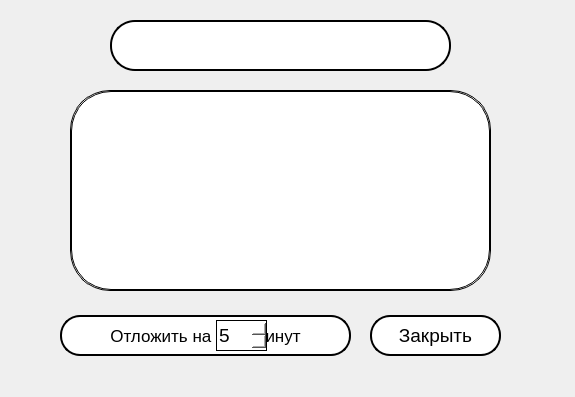
<?xml version="1.0" encoding="UTF-8"?>
<ui version="4.0">
 <class>Noty</class>
 <widget class="QWidget" name="Noty">
  <property name="geometry">
   <rect>
    <x>0</x>
    <y>0</y>
    <width>575</width>
    <height>397</height>
   </rect>
  </property>
  <property name="sizePolicy">
   <sizepolicy hsizetype="Fixed" vsizetype="Fixed">
    <horstretch>0</horstretch>
    <verstretch>0</verstretch>
   </sizepolicy>
  </property>
  <property name="minimumSize">
   <size>
    <width>575</width>
    <height>397</height>
   </size>
  </property>
  <property name="maximumSize">
   <size>
    <width>575</width>
    <height>397</height>
   </size>
  </property>
  <property name="windowTitle">
   <string>Noty</string>
  </property>
  <property name="styleSheet">
   <string notr="true">background-image: url(:/images/notify_theme.jpg);
background-repeat: no-repeat; 
background-position: center;</string>
  </property>
  <widget class="QScrollArea" name="scroll_area">
   <property name="geometry">
    <rect>
     <x>70</x>
     <y>90</y>
     <width>421</width>
     <height>201</height>
    </rect>
   </property>
   <property name="sizePolicy">
    <sizepolicy hsizetype="Preferred" vsizetype="Preferred">
     <horstretch>0</horstretch>
     <verstretch>0</verstretch>
    </sizepolicy>
   </property>
   <property name="minimumSize">
    <size>
     <width>0</width>
     <height>0</height>
    </size>
   </property>
   <property name="maximumSize">
    <size>
     <width>16777215</width>
     <height>16777215</height>
    </size>
   </property>
   <property name="styleSheet">
    <string notr="true">background: none;
background-color: rgb(255, 255, 255);
border: 1px solid;
border-radius: 40px;
background-image: none;</string>
   </property>
   <property name="widgetResizable">
    <bool>true</bool>
   </property>
   <property name="alignment">
    <set>Qt::AlignCenter</set>
   </property>
   <widget class="QWidget" name="scrollAreaWidgetContents">
    <property name="geometry">
     <rect>
      <x>0</x>
      <y>0</y>
      <width>419</width>
      <height>199</height>
     </rect>
    </property>
    <property name="styleSheet">
     <string notr="true"/>
    </property>
   </widget>
  </widget>
  <widget class="QPushButton" name="close_btn">
   <property name="geometry">
    <rect>
     <x>370</x>
     <y>315</y>
     <width>131</width>
     <height>41</height>
    </rect>
   </property>
   <property name="font">
    <font>
     <pointsize>14</pointsize>
    </font>
   </property>
   <property name="cursor">
    <cursorShape>PointingHandCursor</cursorShape>
   </property>
   <property name="styleSheet">
    <string notr="true">background: none;
background-color: rgb(255, 255, 255);
border: 2px solid;
border-radius: 20px;</string>
   </property>
   <property name="text">
    <string>Закрыть</string>
   </property>
  </widget>
  <widget class="QPushButton" name="postpone_btn">
   <property name="geometry">
    <rect>
     <x>60</x>
     <y>315</y>
     <width>291</width>
     <height>41</height>
    </rect>
   </property>
   <property name="sizePolicy">
    <sizepolicy hsizetype="Maximum" vsizetype="MinimumExpanding">
     <horstretch>0</horstretch>
     <verstretch>0</verstretch>
    </sizepolicy>
   </property>
   <property name="sizeIncrement">
    <size>
     <width>0</width>
     <height>0</height>
    </size>
   </property>
   <property name="font">
    <font>
     <pointsize>13</pointsize>
    </font>
   </property>
   <property name="cursor">
    <cursorShape>PointingHandCursor</cursorShape>
   </property>
   <property name="focusPolicy">
    <enum>Qt::StrongFocus</enum>
   </property>
   <property name="toolTipDuration">
    <number>-1</number>
   </property>
   <property name="styleSheet">
    <string notr="true">background: none;
background-color: rgb(255, 255, 255);
border: 2px solid;
border-radius: 20px;</string>
   </property>
   <property name="text">
    <string>Отложить на         минут</string>
   </property>
   <property name="checkable">
    <bool>false</bool>
   </property>
   <property name="checked">
    <bool>false</bool>
   </property>
  </widget>
  <widget class="QSpinBox" name="postpone_time_selecter">
   <property name="geometry">
    <rect>
     <x>216</x>
     <y>320</y>
     <width>51</width>
     <height>31</height>
    </rect>
   </property>
   <property name="font">
    <font>
     <pointsize>14</pointsize>
    </font>
   </property>
   <property name="cursor">
    <cursorShape>PointingHandCursor</cursorShape>
   </property>
   <property name="styleSheet">
    <string notr="true">background: none;
background-color: rgb(255, 255, 255);
border: 1px solid;</string>
   </property>
   <property name="buttonSymbols">
    <enum>QAbstractSpinBox::UpDownArrows</enum>
   </property>
   <property name="specialValueText">
    <string/>
   </property>
   <property name="minimum">
    <number>1</number>
   </property>
   <property name="maximum">
    <number>99</number>
   </property>
   <property name="value">
    <number>5</number>
   </property>
  </widget>
  <widget class="QLabel" name="title_label">
   <property name="geometry">
    <rect>
     <x>110</x>
     <y>20</y>
     <width>341</width>
     <height>51</height>
    </rect>
   </property>
   <property name="sizePolicy">
    <sizepolicy hsizetype="Preferred" vsizetype="Preferred">
     <horstretch>0</horstretch>
     <verstretch>0</verstretch>
    </sizepolicy>
   </property>
   <property name="font">
    <font>
     <family>Bahnschrift SemiBold SemiConden</family>
     <pointsize>22</pointsize>
     <weight>75</weight>
     <bold>true</bold>
     <underline>true</underline>
    </font>
   </property>
   <property name="styleSheet">
    <string notr="true">background: none;
background-color: rgb(255, 255, 255);
border: 2px solid;
border-radius: 25px;</string>
   </property>
   <property name="text">
    <string/>
   </property>
   <property name="alignment">
    <set>Qt::AlignCenter</set>
   </property>
  </widget>
 </widget>
 <resources>
  <include location="../resources.qrc"/>
 </resources>
 <connections/>
</ui>
